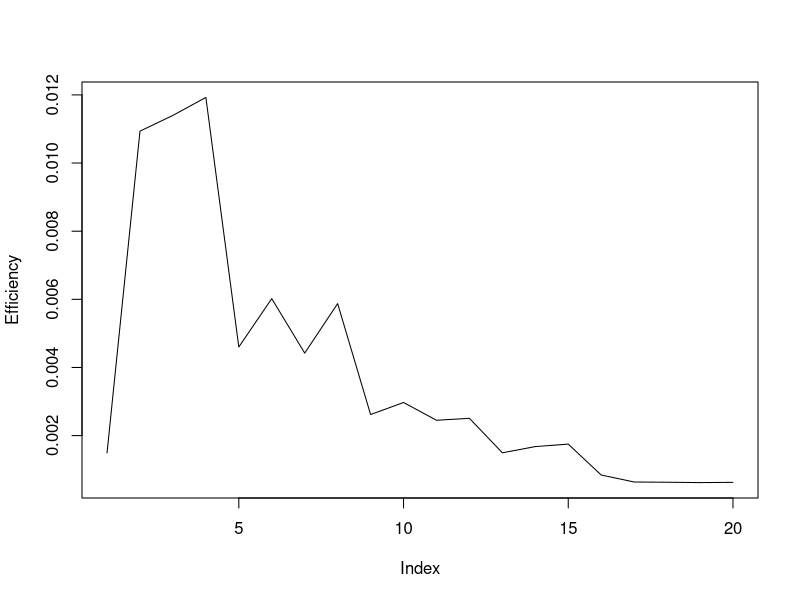
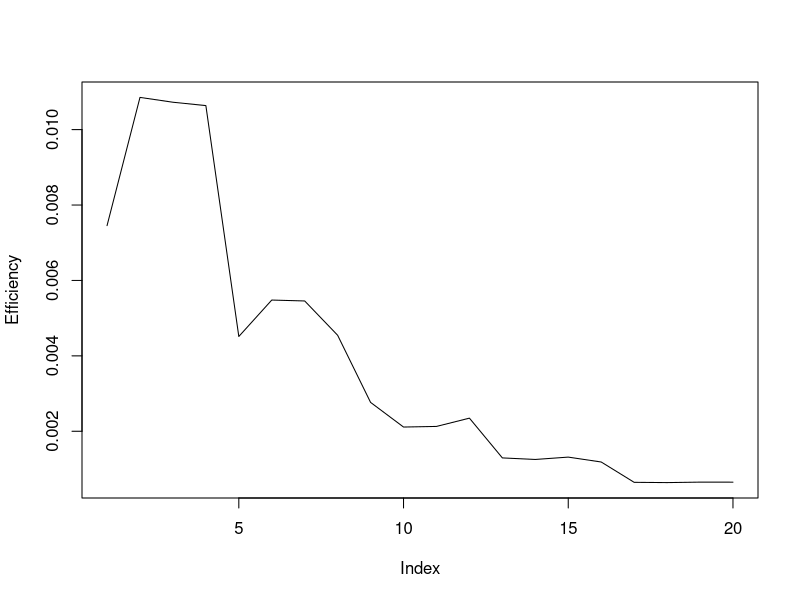
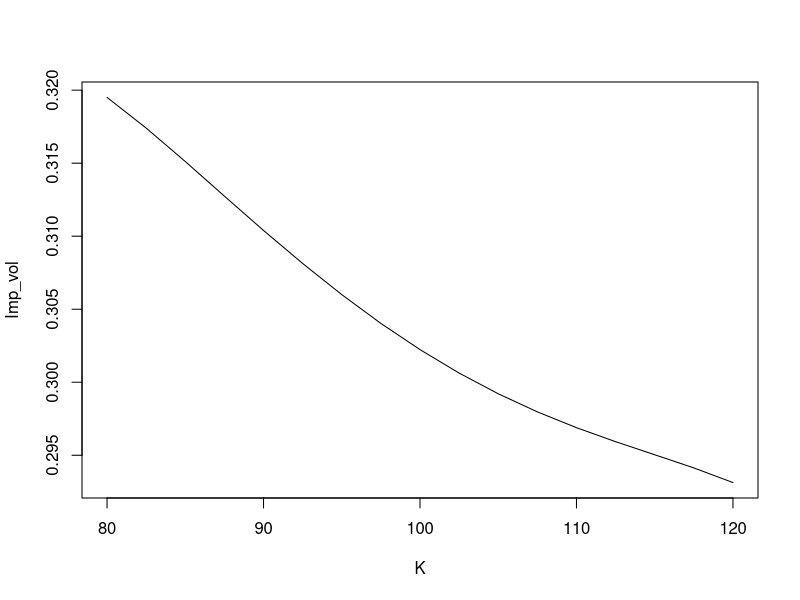
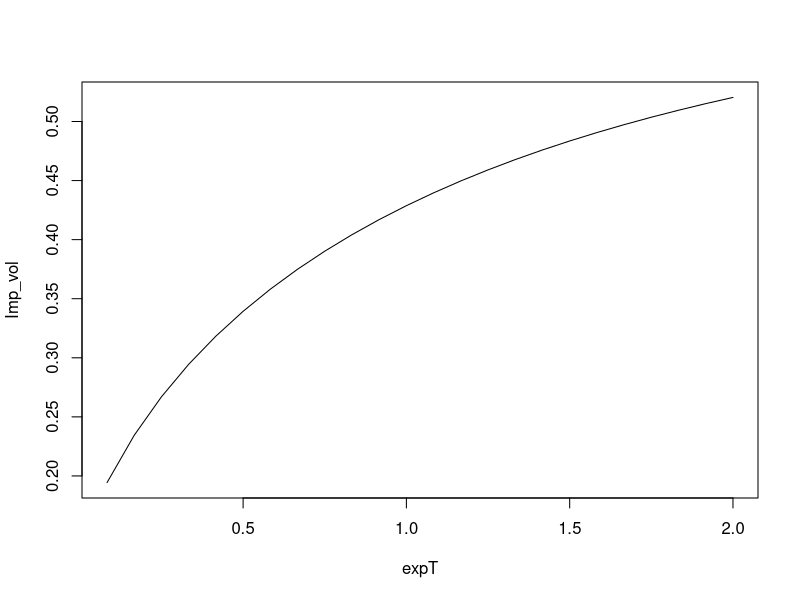

Recreate these plots in R, in order.
#define a function that performs fft on Heston process
Heston_fft<-function( alpha, n, B, K, params ) {
  r      = params[7]
  T      = params[8]
  S0     = params[6]

  N = 2^n
  Eta = B / N
  Lambda_Eta = 2*pi/N
  Lambda = Lambda_Eta/Eta

  J = 1:N
  vj = (J-1)*Eta
  m = 1:N
  Beta = log(S0) - Lambda*N / 2
  km = Beta + (m-1)*Lambda

  ii <- complex(real=0, imaginary=1)
  #calculate values of characteristic function
  Psi_vj = rep(0, length(J))
  for (zz in 1:N) {
    u <- (vj[[zz]] - (alpha+1.0)*ii)
    numer <- Heston_cf(u, params)
    denom <- ((alpha + ii* vj[[zz]]) * (alpha + 1.0 + ii*vj[[zz]]))

    Psi_vj[[zz]] <- (numer / denom)
  }

  #compute fft
  XX = (Eta/2)*Psi_vj*exp(-ii*Beta*vj)*(2-dirac(J-1))
  ZZ = fft(XX)

  #calculate option prices
  Multiplier = exp(-alpha*km)/pi
  ZZ2 <- Multiplier*ZZ
  Km <- exp(km)

  #discard strikes that are 0 or infinity to avoid errors in interpolation
  inds <- (!is.infinite(Km) & !is.nan(Km) & (Km > 1e-16) & (Km < 1e16))
  px_interp <- approx(Km[inds], Re(ZZ2[inds]), method = "linear", xout=K)

  fft_price = Re(exp(-r*T)*px_interp$y)
  return(fft_price)
}


#define a dirac delta function
dirac<-function(n) {
  y <- rep(0, length(n))
  y[n==0] = 1
  return(y)
}


#define a function that computes the characteristic function for variance gamma
Heston_cf<-function(u, params) {
  sigma <- params[1]
  eta0 <- params[2]
  kappa <- params[3]
  rho     <- params[4]
  theta     <- params[5]
  S0     <- params[6]
  r      = params[7]
  T      = params[8]

  ii <- complex(real=0, imaginary=1)

  l = sqrt(sigma^2*(u^2+ii*u)+(kappa-ii*rho*sigma*u)^2)

  w = exp(ii*u*log(S0)+ii*u*(r-0)*T +
            kappa*theta*T*(kappa-ii*rho*sigma*u)/sigma^2)/(cosh(l*T/2)+(kappa-ii*rho*sigma*u)/l*sinh(l*T/2))^(2*kappa*theta/sigma^2)

  y = w*exp(-(u^2+ii*u)*eta0/(l/tanh(l*T/2)+kappa-ii*rho*sigma*u))

  return(y)
}

#######Q1########
sigma = 0.2
eta0 = 0.08
kappa = 0.7
rho = -0.4
theta = 0.1
S0 = 250
r = 0.02
expT = 0.5

params <- c(sigma,eta0,kappa,rho,theta,S0,r,expT)

K = seq(80, 120, by=2.5)
t1 = Sys.time()
alpha <- 20
n <- 14
B <- 250.0
Heston_fft(alpha, n, B, K, params )[9]
t2 = Sys.time()
# print(call_px)
# put_px = vg_fft(-alpha, n, B, K, params )
# print(put_px)

K = seq(80, 120, by=2.5)
alpha <- 1
temp = c()
for (n in c(9,10,11,12,13)){
  for (B in c(100,150,200,250)){
    t1 = Sys.time()
    temp2 = (Heston_fft(alpha, n, B, K, params )[9]-11.41)^2
    t2 = Sys.time()
    temp = c(temp,1/(temp2*as.numeric(t2-t1)))
  }
}
plot(temp,type = "l",ylab = "Efficiency")

alpha <- 1
n <- 14
B <- 250
Heston_fft(alpha, n, B, 105, params )

alpha <- 1
temp = c()
for (n in c(9,10,11,12,13)){
  for (B in c(100,150,200,250)){
    t1 = Sys.time()
    temp2 = (Heston_fft(alpha, n, B, 105, params )-9.13)^2
    t2 = Sys.time()
    temp = c(temp,1/(temp2*as.numeric(t2-t1)))
  }
}
plot(temp,type = "l",ylab = "Efficiency")



#######Q2########
#Define the B-S model and the root searching function to get the implied volatility from "market price"

blsPrice = function(K, S, vol, r, T){
  d1 = (log(S/K)+(r+vol^2/2)*T)/(vol*sqrt(T))
  d2 = d1 - vol*sqrt(T)
  return(pnorm(d1)*S - K*exp(-r*T)*pnorm(d2))
}
blsPriceError<-function(vol, mkt_px, K, S, r, T)
{
  err <- blsPrice(K, S, vol, r, T)-mkt_px
  return(err)
}

blsImpVol<-function(K, S, px, r, T, tol=1e-8, maxiter=1000){
  vol = uniroot(blsPriceError, lower = -10, upper = 10,
                mkt_px = px, K = K, S = S, T = T,
                r = r,tol = tol, maxiter = maxiter)
  return(vol$root)
}


###(i)###
sigma = 0.4
eta0 = 0.09
kappa = 0.5
rho = 0.25
theta = 0.12
S0 = 150
r = 0.025
expT = 3/12

params <- c(sigma,eta0,kappa,rho,theta,S0,r,expT)

K = seq(80, 120, by=2.5)
alpha <- 1
n <- 14
B <- 250.0
price = Heston_fft(alpha, n, B, K, params )

Imp_vol = rep(0,length(K))

for (i in 1:length(K)){
  Imp_vol[i] = blsImpVol(K[i],S0,price[i],r,expT)

}

plot(K,Imp_vol,type = "l")



###(ii)###
sigma = 0.6
eta0 = 0.02
kappa = 1
rho = -0.25
theta = 0.5
S0 = 150
r = 0.025
K = 150
expT = seq(1:24)/12

alpha <- 1
n <- 14
B <- 250.0
price = rep(0,24)


for (i in 1:24){
  params <- c(sigma,eta0,kappa,rho,theta,S0,r,expT[i])
  price[i] = Heston_fft(alpha, n, B, K, params )
}


Imp_vol = rep(0,24)
test = rep(0,24)
for (i in 1:24){
  Imp_vol[i] = blsImpVol(K,S0,price[i],r,expT[i])
  test[i] = blsPrice(K,S0,theta,r,expT[i])
}

plot(expT,Imp_vol,type = "l")
